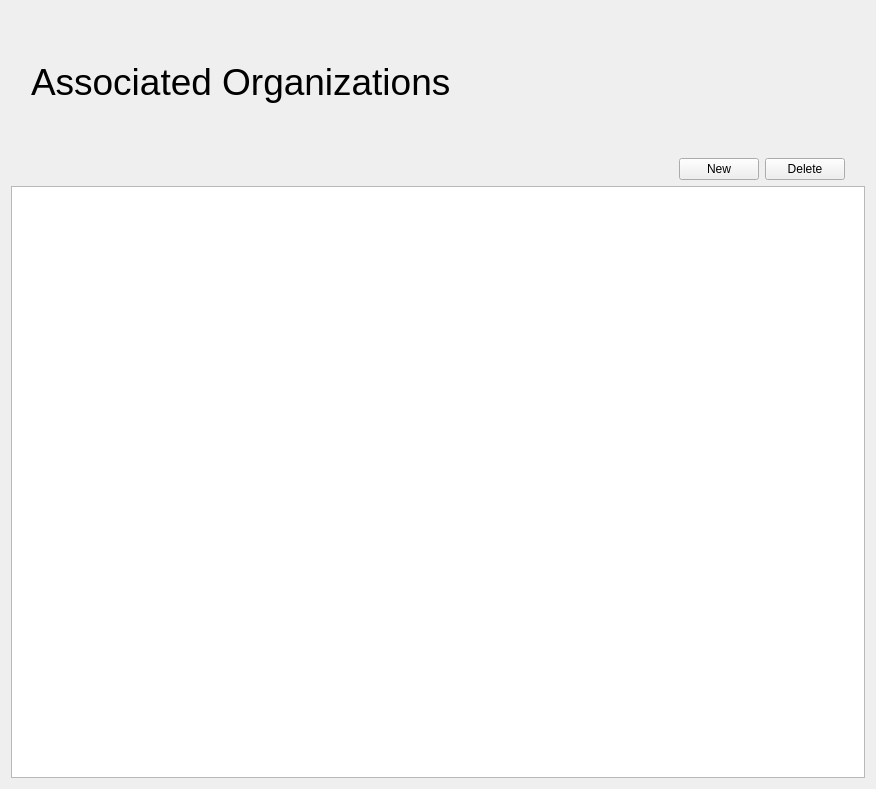
<?xml version="1.0" encoding="UTF-8"?>
<ui version="4.0">
 <class>OrganizationWidget</class>
 <widget class="QWidget" name="OrganizationWidget">
  <property name="geometry">
   <rect>
    <x>0</x>
    <y>0</y>
    <width>876</width>
    <height>789</height>
   </rect>
  </property>
  <property name="windowTitle">
   <string>Form</string>
  </property>
  <layout class="QHBoxLayout" name="horizontalLayout">
   <item>
    <layout class="QVBoxLayout" name="verticalLayout" stretch="2,7">
     <item>
      <layout class="QHBoxLayout" name="titleLayout">
       <property name="leftMargin">
        <number>20</number>
       </property>
       <property name="rightMargin">
        <number>20</number>
       </property>
       <item>
        <layout class="QVBoxLayout" name="titleBox">
         <item>
          <widget class="QLabel" name="titleLabel">
           <property name="font">
            <font>
             <pointsize>28</pointsize>
            </font>
           </property>
           <property name="text">
            <string>Associated Organizations</string>
           </property>
          </widget>
         </item>
         <item>
          <layout class="QHBoxLayout" name="buttonBox">
           <item>
            <spacer name="horizontalSpacer">
             <property name="orientation">
              <enum>Qt::Horizontal</enum>
             </property>
             <property name="sizeHint" stdset="0">
              <size>
               <width>40</width>
               <height>20</height>
              </size>
             </property>
            </spacer>
           </item>
           <item>
            <widget class="QPushButton" name="newButton">
             <property name="text">
              <string>New</string>
             </property>
            </widget>
           </item>
           <item>
            <widget class="QPushButton" name="deleteButton">
             <property name="text">
              <string>Delete</string>
             </property>
            </widget>
           </item>
          </layout>
         </item>
        </layout>
       </item>
      </layout>
     </item>
     <item>
      <layout class="QVBoxLayout" name="tableLayout">
       <item>
        <widget class="QTableView" name="tableView"/>
       </item>
      </layout>
     </item>
    </layout>
   </item>
  </layout>
 </widget>
 <resources/>
 <connections/>
</ui>
